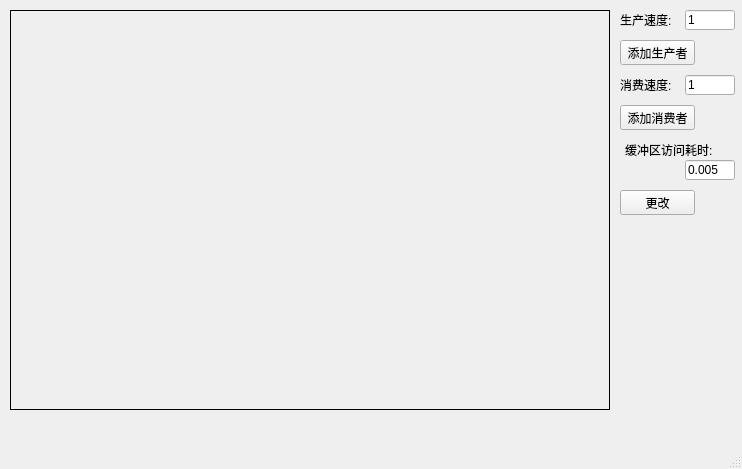
<?xml version="1.0" encoding="UTF-8"?>
<ui version="4.0">
 <class>MainWindow</class>
 <widget class="QMainWindow" name="MainWindow">
  <property name="geometry">
   <rect>
    <x>0</x>
    <y>0</y>
    <width>742</width>
    <height>469</height>
   </rect>
  </property>
  <property name="windowTitle">
   <string>MainWindow</string>
  </property>
  <widget class="QWidget" name="centralwidget">
   <widget class="QPushButton" name="pushButton">
    <property name="geometry">
     <rect>
      <x>620</x>
      <y>40</y>
      <width>75</width>
      <height>25</height>
     </rect>
    </property>
    <property name="text">
     <string>添加生产者</string>
    </property>
   </widget>
   <widget class="QPushButton" name="pushButton_2">
    <property name="geometry">
     <rect>
      <x>620</x>
      <y>105</y>
      <width>75</width>
      <height>25</height>
     </rect>
    </property>
    <property name="text">
     <string>添加消费者</string>
    </property>
   </widget>
   <widget class="QLineEdit" name="lineEdit">
    <property name="geometry">
     <rect>
      <x>685</x>
      <y>10</y>
      <width>50</width>
      <height>20</height>
     </rect>
    </property>
    <property name="text">
     <string>1</string>
    </property>
   </widget>
   <widget class="QLineEdit" name="lineEdit_2">
    <property name="geometry">
     <rect>
      <x>685</x>
      <y>75</y>
      <width>50</width>
      <height>20</height>
     </rect>
    </property>
    <property name="text">
     <string>1</string>
    </property>
   </widget>
   <widget class="QLabel" name="label">
    <property name="geometry">
     <rect>
      <x>620</x>
      <y>10</y>
      <width>55</width>
      <height>20</height>
     </rect>
    </property>
    <property name="text">
     <string>生产速度:</string>
    </property>
   </widget>
   <widget class="QLabel" name="label_2">
    <property name="geometry">
     <rect>
      <x>620</x>
      <y>75</y>
      <width>55</width>
      <height>20</height>
     </rect>
    </property>
    <property name="text">
     <string>消费速度:</string>
    </property>
   </widget>
   <widget class="QLabel" name="label_3">
    <property name="geometry">
     <rect>
      <x>10</x>
      <y>10</y>
      <width>600</width>
      <height>400</height>
     </rect>
    </property>
    <property name="frameShape">
     <enum>QFrame::Box</enum>
    </property>
    <property name="text">
     <string/>
    </property>
   </widget>
   <widget class="QPushButton" name="pushButton_3">
    <property name="geometry">
     <rect>
      <x>620</x>
      <y>190</y>
      <width>75</width>
      <height>25</height>
     </rect>
    </property>
    <property name="text">
     <string>更改</string>
    </property>
   </widget>
   <widget class="QLabel" name="label_4">
    <property name="geometry">
     <rect>
      <x>625</x>
      <y>140</y>
      <width>101</width>
      <height>20</height>
     </rect>
    </property>
    <property name="text">
     <string>缓冲区访问耗时:</string>
    </property>
   </widget>
   <widget class="QLineEdit" name="lineEdit_3">
    <property name="geometry">
     <rect>
      <x>685</x>
      <y>160</y>
      <width>50</width>
      <height>20</height>
     </rect>
    </property>
    <property name="text">
     <string>0.005</string>
    </property>
   </widget>
  </widget>
  <widget class="QMenuBar" name="menubar">
   <property name="geometry">
    <rect>
     <x>0</x>
     <y>0</y>
     <width>742</width>
     <height>23</height>
    </rect>
   </property>
  </widget>
  <widget class="QStatusBar" name="statusbar"/>
 </widget>
 <resources/>
 <connections>
  <connection>
   <sender>pushButton</sender>
   <signal>clicked()</signal>
   <receiver>MainWindow</receiver>
   <slot>addP()</slot>
   <hints>
    <hint type="sourcelabel">
     <x>682</x>
     <y>69</y>
    </hint>
    <hint type="destinationlabel">
     <x>718</x>
     <y>68</y>
    </hint>
   </hints>
  </connection>
  <connection>
   <sender>pushButton_2</sender>
   <signal>clicked()</signal>
   <receiver>MainWindow</receiver>
   <slot>addC()</slot>
   <hints>
    <hint type="sourcelabel">
     <x>668</x>
     <y>138</y>
    </hint>
    <hint type="destinationlabel">
     <x>665</x>
     <y>168</y>
    </hint>
   </hints>
  </connection>
  <connection>
   <sender>pushButton_3</sender>
   <signal>clicked()</signal>
   <receiver>MainWindow</receiver>
   <slot>setsleep()</slot>
   <hints>
    <hint type="sourcelabel">
     <x>656</x>
     <y>222</y>
    </hint>
    <hint type="destinationlabel">
     <x>670</x>
     <y>255</y>
    </hint>
   </hints>
  </connection>
 </connections>
 <slots>
  <slot>addP()</slot>
  <slot>addC()</slot>
  <slot>setsleep()</slot>
 </slots>
</ui>
